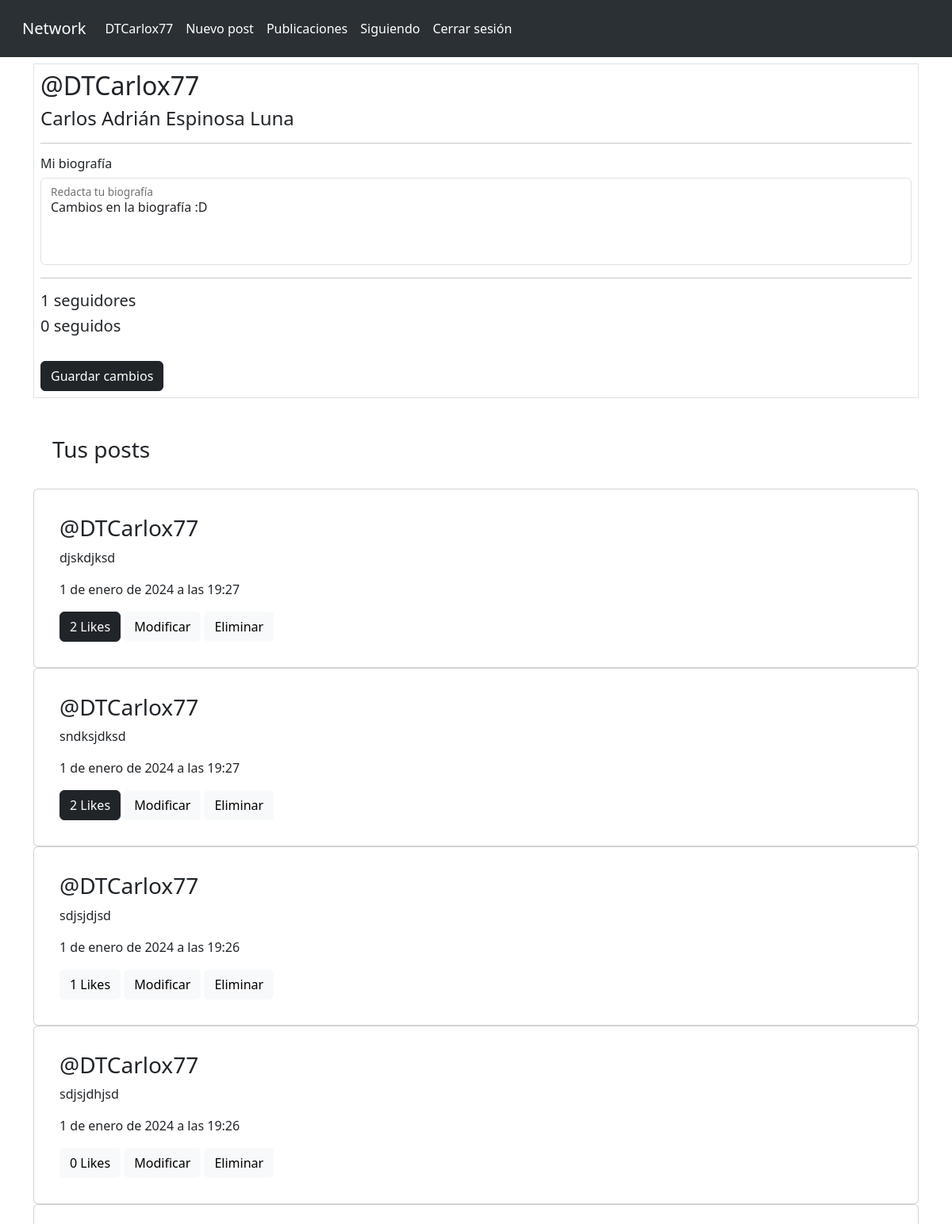
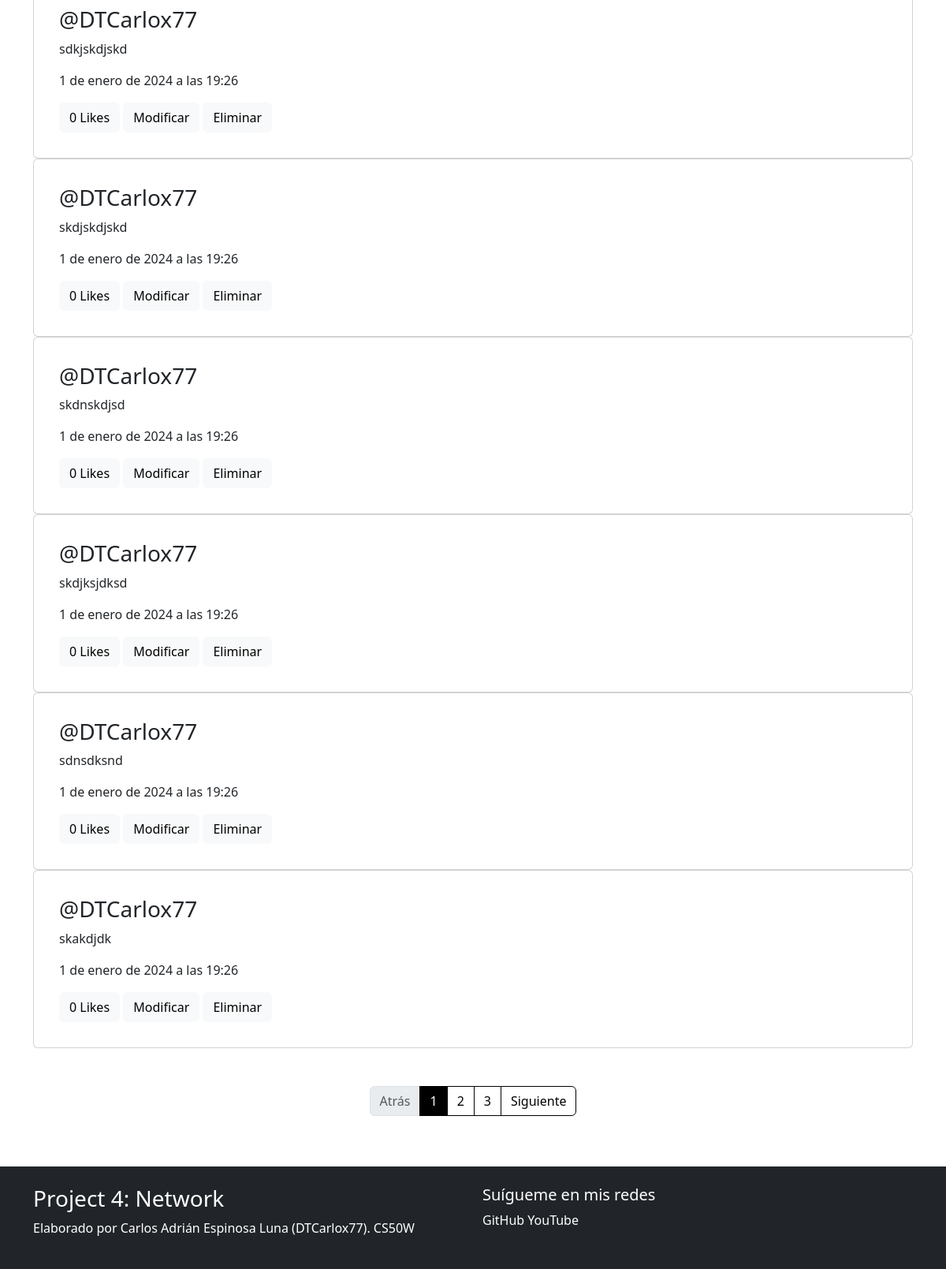
/profile/DTCarlox77/ (signed in), run on the app's committed database (2 pictures, top to bottom).
### network/models.py (models this page shows, shortened)
class CustomUser(AbstractUser):
    correo = models.EmailField(unique=True)
    name = models.CharField(max_length=40)
    lastname = models.CharField(max_length=40)
    biografia = models.TextField(blank=True)
    def __str__(self):
        return self.username

class Post(models.Model):
    autor = models.ForeignKey(CustomUser, on_delete=models.CASCADE)
    contenido = models.TextField()
    fecha = models.DateTimeField(auto_now_add=True)
    likes = models.ManyToManyField(CustomUser, through=Like, related_name='post_likes')

### network/views.py (the view)
# urls.py: path('profile/<str:username>/', profile, name='profile'),
@login_required
def profile(request, username):
    usuario = get_object_or_404(CustomUser, username=username)
    user_posts = Post.objects.filter(autor=usuario).order_by('-fecha')
    paginator = Paginator(user_posts, 10)
    page = request.GET.get('page')
    try:
        page_posts = paginator.page(page)
    except PageNotAnInteger:
        page_posts = paginator.page(1)
    except EmptyPage:
        page_posts = paginator.page(paginator.num_pages)
    seguidores = Seguidor.objects.filter(siguiendo=usuario).count()
    siguiendo = Seguidor.objects.filter(seguidor=usuario).count()
    seguidor = Seguidor.objects.filter(seguidor=request.user, siguiendo=usuario).exists()
    if request.method == 'POST':
        nueva_biografia = request.POST.get('biografia')
        if nueva_biografia is not None:
            usuario.biografia = nueva_biografia
            usuario.save()
    return render(request, 'profile.html', {
        'page_posts': page_posts,
        'perfil': 'propio' if str(username) == str(request.user) else None,
        'username': usuario,
        'seguidores': seguidores,
        'siguiendo': siguiendo,
        'seguidor': seguidor
    })

### network/templates/profile.html (shortened to what this page needs)
{% extends "layouts/base.html" %}
{% block content %}
{% if perfil == 'propio' %}
    <div class="container border mt-4 mb-4 p-2">
        <h2>@{{ username.username }}</h2>
        <h4>{{ username.name }} {{ username.lastname }}</h4>
        <hr>
        <h6 class="ml-5 mt-2">Mi biografía</h6>
        <form action="{% url 'profile' username.username %}" method="POST">
            <div class="form-floating mb-3">
                <textarea class="form-control" placeholder="¿Qué tienes en mente?" id="floatingTextarea" value="Prueba" name="biografia">{{ username.biografia }}</textarea>
                <label for="floatingTextarea">Redacta tu biografía</label>
            </div>
            <hr>
            <h5>{{ seguidores }} seguidores</h5>
            <h5>{{ siguiendo }} seguidos</h5>
            <br>
            <button type="submit" class="btn btn-dark">Guardar cambios</button>
        </form>
    </div>
    <h3 class="p-4">Tus posts</h3>
{% endif %}
{% if page_posts %}
    {% for post in page_posts %}
    <div class="card">
        <div class="card-body m-3">
            <h3 class="card-title">@{{ post.autor }}</h3>
            <p class="card-text">{{ post.contenido }}</p>
            <p class="card-text">{{ post.fecha }}</p>
            <form method="POST" class="like-form">
                {% if request.user in post.likes.all %}
                    <button type="button" class="btn btn-primary btn-dark like_button" data-post-id="{{ post.id }}">
                        {{ post.likes.all.count }} Likes
                    </button>
                {% else %}
                    <button type="button" class="btn btn-primary btn-light like_button" data-post-id="{{ post.id }}">
                        {{ post.likes.all.count }} Likes
                    </button>
                {% endif %}
                {% if perfil == 'propio' %}
                    <button type="button" class="btn btn-light">Modificar</button>
                    <button type="button" class="btn btn-light">Eliminar</button>
                {% endif %}
            </form>
        </div>
    </div>
    {% endfor %}
    <div class="d-flex justify-content-center mt-5">
        <nav aria-label="...">
            <ul class="pagination">
                {% if page_posts.has_previous %}
                    <li class="page-item">
                        <a class="page-link" href="?page={{ page_posts.previous_page_number }}">Atrás</a>
                    </li>
                {% else %}
                    <li class="page-item disabled">
                        <span class="page-link" href="?page=1">Atrás</span>
                    </li>
                {% endif %}
                {% for num in page_posts.paginator.page_range %}
                    <li class="page-item {% if num == page_posts.number%}active{% endif %}" aria-current="page">
                        <a class="page-link" href="?page={{ num }}">{{ num }}</a>
                    </li>
                {% endfor %}
                {% if page_posts.has_next %}
                    <li class="page-item">
                        <a class="page-link" href="?page={{ page_posts.next_page_number }}">Siguiente</a>
                    </li>
                {% else %}
                    <li class="page-item disabled">
                        <span class="page-link">Siguiente</span>
                    </li>
                {% endif %}
            </ul>
        </nav>
    </div>
{% else %}
    <div class="container mt-4 border p-4">
        <h2>{% if perfil == 'propio' %}No has hecho publicaciones{% else %}Esta persona no ha hecho publicaciones{% endif %}</h2>
    </div>
{% endif %}
{% endblock %}

### network/templates/layouts/base.html (shortened to what this page needs)
{% load static %}
<!DOCTYPE html>
<html lang="en">
<head>
    <link rel="stylesheet" href="{% static 'css/style.css' %}">
    <link href="https://cdn.jsdelivr.net/npm/bootstrap@5.3.2/dist/css/bootstrap.min.css" rel="stylesheet">
</head>
<body>
    {% if user.is_authenticated %}
    <nav class="navbar navbar-expand-lg bg-body-tertiary fixed-top p-3 bg-dark" data-bs-theme="dark">
        <div class="container-fluid">
            <a class="navbar-brand" href="{% url 'main' %}">Network</a>
            <div class="collapse navbar-collapse" id="navbarNavAltMarkup">
                <div class="navbar-nav">
                    <a class="nav-link active" aria-current="page" href="{% url 'profile' user.username %}">{{ user.username }}</a>
                    <a class="nav-link active" aria-current="page" href="{% url 'new' %}">Nuevo post</a>
                    <a class="nav-link active" aria-current="page" href="{% url 'posts' %}">Publicaciones</a>
                    <a class="nav-link active" aria-current="page" href="{% url 'following' %}">Siguiendo</a>
                    <a class="nav-link active" aria-current="page" href="{% url 'exit' %}">Cerrar sesión</a>
                </div>
            </div>
        </div>
    </nav>
    {% endif %}
    <div class="container cuerpo">
        {% block content %}
        {% endblock %}
    </div>
    <footer class="bg-dark text-white p-4 mt-5 bottom">
        <div class="container">
            <div class="row">
                <div class="col-md-6">
                    <h3>Project 4: Network</h3>
                    <p>Elaborado por Carlos Adrián Espinosa Luna (DTCarlox77). CS50W</p>
                </div>
                <div class="col-md-6 text-md-right">
                    <h5>Suígueme en mis redes</h5>
                    <a target="_blank" href="https://github.com/DTCarlox77" class="text-white text-decoration-none">GitHub</a>
                    <a target="_blank" href="https://www.youtube.com/channel/UCnUWCagaLT2qAK1Rl2VAfzQ" class="text-white text-decoration-none">YouTube</a>
                </div>
            </div>
        </div>
    </footer>
</body>
</html>

### network/static/css/style.css (style rules this page uses)
body { width: 100%; min-height: 100vh; height: 100vh; }
footer { margin-top: auto; }
#floatingTextarea { height: 110px; resize: none; }
.pagination .page-link { background-color: #fff; color: #000; border-color: black; }
.pagination .page-item.active .page-link { background-color: black; color: white; border-color: black; }
.cuerpo { margin-top: 80px; }

### data on the page
CustomUser: username "DTCarlox77", name "Carlos Adrián", lastname "Espinosa Luna", biografia "Cambios en la biografía :D"
Post: autor "DTCarlox77", contenido "djskdjksd", fecha "1 de enero de 2024 a las 19:27", likes.all.count "2"
Post: autor "DTCarlox77", contenido "sndksjdksd", fecha "1 de enero de 2024 a las 19:27", likes.all.count "2"
Post: autor "DTCarlox77", contenido "sdjsjdjsd", fecha "1 de enero de 2024 a las 19:26", likes.all.count "1"
Post: autor "DTCarlox77", contenido "sdjsjdhjsd", fecha "1 de enero de 2024 a las 19:26", likes.all.count "0"
Post: autor "DTCarlox77", contenido "sdkjskdjskd", fecha "1 de enero de 2024 a las 19:26", likes.all.count "0"
Post: autor "DTCarlox77", contenido "skdjskdjskd", fecha "1 de enero de 2024 a las 19:26", likes.all.count "0"
Post: autor "DTCarlox77", contenido "skdnskdjsd", fecha "1 de enero de 2024 a las 19:26", likes.all.count "0"
Post: autor "DTCarlox77", contenido "skdjksjdksd", fecha "1 de enero de 2024 a las 19:26", likes.all.count "0"
Post: autor "DTCarlox77", contenido "sdnsdksnd", fecha "1 de enero de 2024 a las 19:26", likes.all.count "0"
Post: autor "DTCarlox77", contenido "skakdjdk", fecha "1 de enero de 2024 a las 19:26", likes.all.count "0"

### other printed values
{{ seguidores }} "1"
{{ siguiendo }} "0"
{{ num }} "1" "2" "3"
